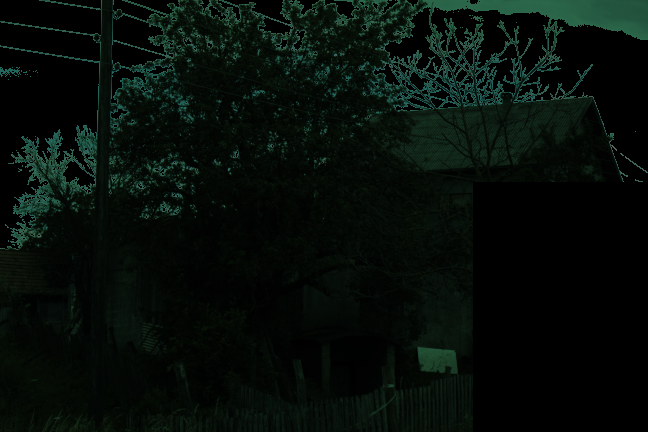
#> input picture example.png, 648 x 432 px
$ python -i gray_pixels_qian.py   (imports and definitions only)
#> lines starting #> are read from the running program, lines starting #| are printed output that depends on the picture; after the words box and inside, x2 and y2 are one past the last pixel; in counts of white or black regions, pixels touching at a corner belong together
#> further down, picture is the input picture: shape (432, 648, 3); mean B, G, R 9.3, 13.8, 6
### statistics_based/gray_pixels_yang.py
import numpy as np
import math
from scipy import ndimage

# [29 lines left out: function localStd, not called in this run]

def derivGauss(channel, sigma):
    '''
    高斯梯度滤波
    channel: 对数运算后的单个图像通道
    sigma：滤波器半径
    '''

    gaussian_die_off = 0.000001 # 高斯分布的截断阈值
    pw = np.arange(1, 51, 1)
    ssq = sigma**2

    # 只考虑高斯函数的值大于gaussian_die_off的范围
    width = np.where(np.exp(-pw**2/(2*ssq)) > gaussian_die_off)
    if width[0].size == 0:
        width = 1
    else:
        width = width[0][-1] + 1

    # 构造高斯梯度核
    x, y = np.meshgrid(np.arange(-width, width+1, 1), np.arange(-width, width+1, 1)) # 生成网格坐标
    dgau2D = -x*np.exp(-(x**2+y**2)/(2*ssq))/(math.pi*ssq)

    # 真卷积
    ax = ndimage.filters.convolve(channel, dgau2D, mode='nearest')
    ay = ndimage.filters.convolve(channel, np.transpose(dgau2D), mode='nearest')

    return np.sqrt(ax**2 + ay**2)

# [81 lines left out: functions gray_idx, gray_pixels, not called in this run]

### statistics_based/gray_pixels_qian.py
import numpy as np
import math
from scipy import ndimage
from .gray_pixels_yang import derivGauss

def gray_pixels_qian(img, mask = None, Npre = 0.01, delta_threshold=1e-4):
    '''
    img: 待处理的图片；
    mask: 图片掩模,将饱和像素和色卡标记为false，用于光源估计的像素标记为true
    num_gps: 所使用的会像素占比
    delta_threshold:对比度阈值
    '''
#> called with Npre = 0.01, delta_threshold = 0.0001
    num_GPS = math.floor(img.shape[0]*img.shape[1]*Npre/100) # 用于光照估计的灰像素数量
#> num_GPS = 27
    eps = 1e-10 # 一个极小数，小于它就表示0

    # 当mask为none时，设定一个所有像素都被标记为True的掩模
    if mask is None:
        mask = np.ones((img.shape[0], img.shape[1]))==1

    mask = ~mask

    R = img[:, :, 0]
    G = img[:, :, 1]
    B = img[:, :, 2]
    # 去噪
    R = ndimage.uniform_filter(R, [7, 7], mode='wrap')
    G = ndimage.uniform_filter(G, [7, 7], mode='wrap')
    B = ndimage.uniform_filter(B, [7, 7], mode='wrap')
    # 消0
    mask = mask | (R == 0) | (G == 0) | (B == 0)
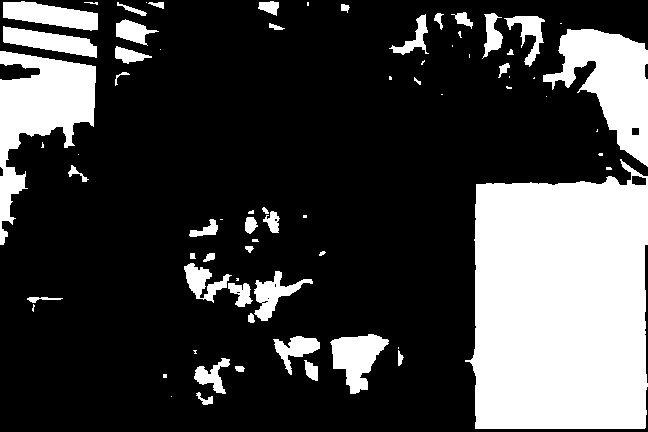
#> mask: shape (432, 648) bool; 25.6% white; 72 white regions (29 under 20 px), largest, box (x1, y1, x2, y2) and area: (465, 159, 648, 429) 42357, (0, 51, 96, 245) 7932, (543, 29, 648, 167) 7098
    R = np.where(R == 0, eps, R)
    G = np.where(G == 0, eps, G)
    B = np.where(B == 0, eps, B)
    norm1 = R + G + B
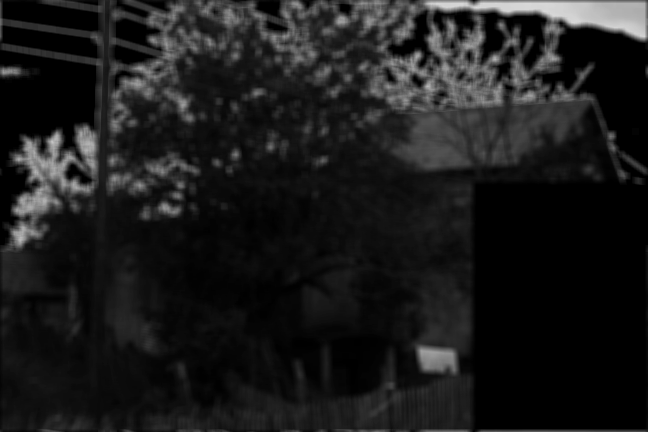
#> norm1: shape (432, 648) float64; min 3e-10, max 217, mean 27.2

    # 标记出低对比度像素
    delta_R = derivGauss(R, 0.5)
    delta_G = derivGauss(G, 0.5)
    delta_B = derivGauss(B, 0.5)
    mask_low_contrast = (delta_R<=delta_threshold) & (delta_G<=delta_threshold) & (delta_B<=delta_threshold)
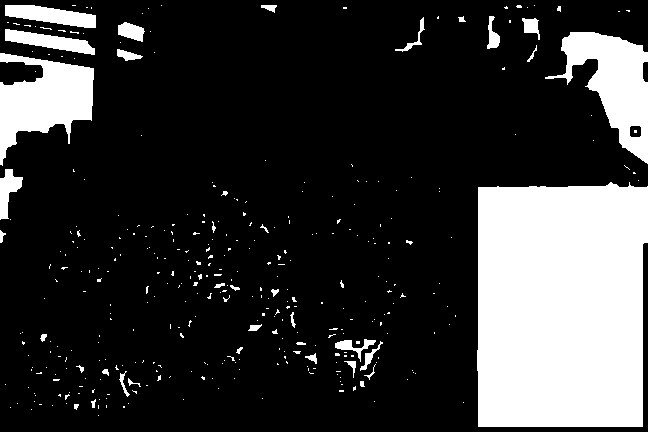
#> mask_low_contrast: shape (432, 648) bool; 20.9% white; 367 white regions (329 under 20 px), largest, box (x1, y1, x2, y2) and area: (477, 182, 648, 427) 40008, (545, 32, 648, 164) 6003, (0, 53, 94, 166) 5830
    mask = mask | mask_low_contrast

    # 取对数，并在对数空间求对比度
    log_R = np.log(R) - np.log(norm1)
    log_B = np.log(B) - np.log(norm1)
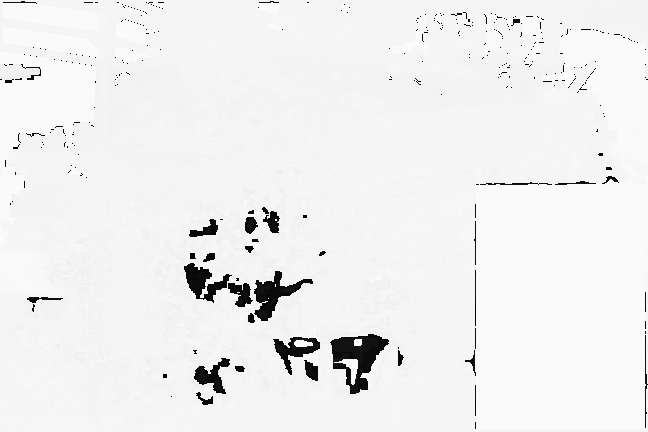
#> log_B: shape (432, 648) float64; min -24.82, max -0.693, mean -2.14; drawn with min black and max white
    delta_log_R = derivGauss(log_R, 0.5)
    delta_log_B = derivGauss(log_B, 0.5)
#> in derivGauss (call 5), `ay = ndimage.filters.convolve(channel, np.transpose(dgau2D), mode='nea..`:
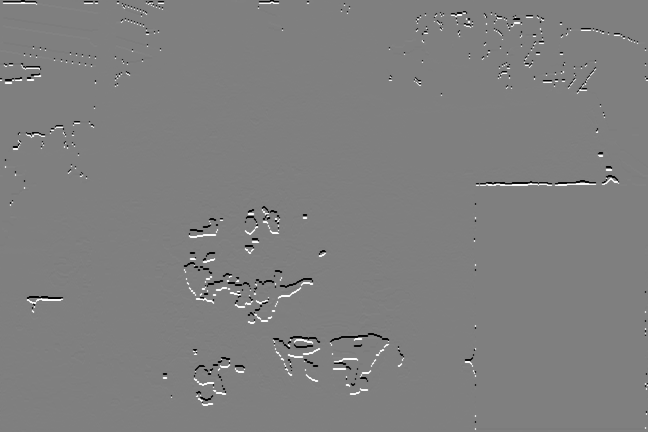
#> ay: shape (432, 648) float64; min -5.11, max 5.09, mean 1.93e-05; drawn with min black and max white
#> in derivGauss (call 5), `return np.sqrt(ax**2 + ay**2)`:
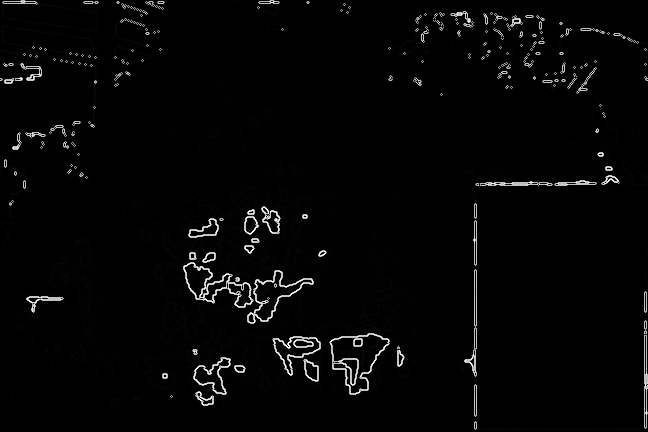
#> returned value: shape (432, 648) float64; min 3.56e-18, max 6.4, mean 0.15; drawn with min black and max white
    mask = mask | np.isnan(delta_log_R) | np.isnan(delta_log_B)

    # 求灰指标
    data = np.zeros((delta_log_R.size, 2))
    data[:, 0] = delta_log_R.flatten('F')
    data[:, 1] = delta_log_B.flatten('F')
    mink_norm = 2
    norm2_data = np.power(np.sum(np.power(data, mink_norm), 1), 1/mink_norm)
    map_uniquelight = np.reshape(norm2_data, delta_log_R.shape, 'F')

    # 去除不要的像素点
    map_uniquelight[mask] = np.max(map_uniquelight)

    # 去噪
    map_uniquelight = ndimage.uniform_filter(map_uniquelight, [7, 7], mode='wrap')

    # 根据灰索引图来筛选像素
    Greyidx_unique = map_uniquelight
    sort_unique = np.sort(Greyidx_unique, axis=None)
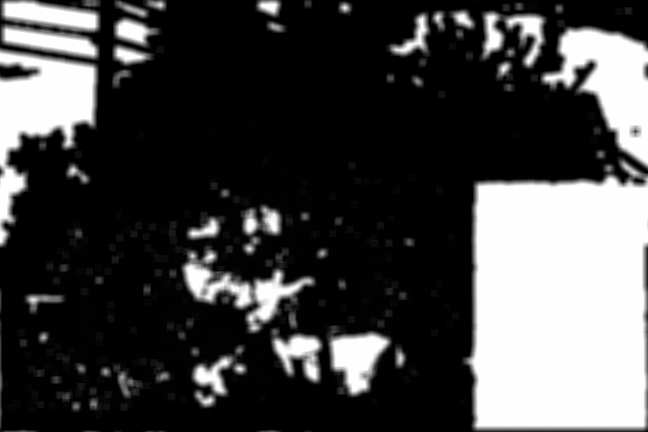
#> Greyidx_unique: shape (432, 648) float64; min 0.00132, max 8.89, mean 2.41; drawn with min black and max white
    Gidx_unique = np.zeros_like(Greyidx_unique)
    Gidx_unique[Greyidx_unique<=sort_unique[num_GPS-1]] = 1

    # 计算筛选出的像素的平均值
    Gidx_unique = Gidx_unique[:, :, np.newaxis]
    illu_est = np.mean(img * Gidx_unique, axis=(0, 1))
#> illu_est = [0.00594, 0.0081, 0.00338]
    illu_est = illu_est/np.linalg.norm(illu_est, ord=2)
#> illu_est = [0.561, 0.764, 0.319]

    return illu_est

>>> import cv2
>>> picture = cv2.imread('../example.png')
>>> result = gray_pixels_qian(picture)
#> result = [0.561, 0.764, 0.319]
